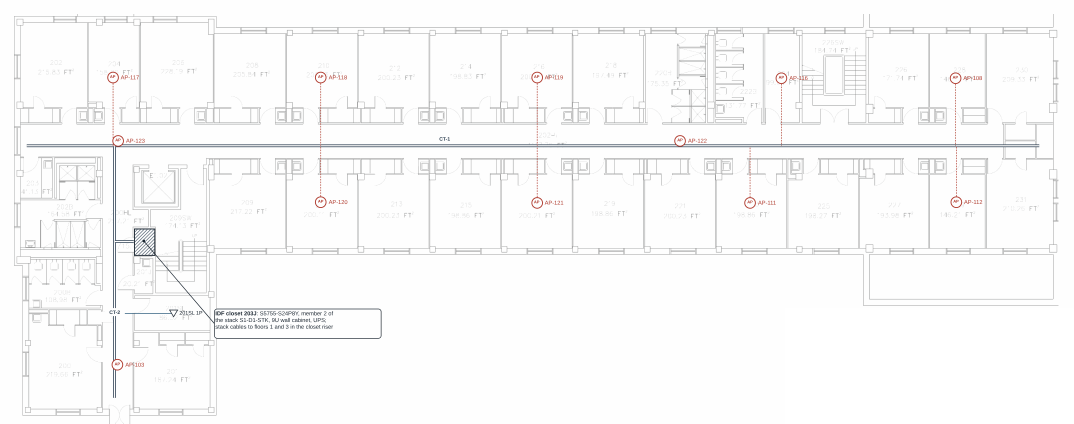
#> input picture plans/D1-201_plan_layer.png, 3220 x 1270 px (shown at 1/3 size)
$ python fig13_lld_dormitory.py
#> lines starting #> are read from the running program, lines starting #| are printed output that depends on the picture
### lldsheet.py
"""Drawing sheets (LLD) on A4 landscape: plan layer, legend, notes, tables, revisions, title block.

A sheet is 266 x 168 mm, the printable width and height of an A4 landscape page of the document,
so text keeps its point size in print: 5.5-7 pt text, 0.5-1.5 pt lines.
"""
import textwrap
from pathlib import Path

import cv2
import numpy as np
from matplotlib.patches import Circle, Ellipse, Polygon, Rectangle
from PIL import Image

from hwdraw import Diagram, GREY, INK

PLANS = Path(__file__).parent / "plans"

W, H = 266, 168
NAVY = "#1F3864"
RED = "#C00000"
PURPLE = "#7030A0"
BLUE = "#2E75B6"
ODF_FILL = "#FBE5D6"
RU_FILL = "#F2F6FB"


def plan_layer(name, k=3, gamma=1.35, white=()):
    """Plan layer of an earlier sheet issue, with every line made k px wider and the greys darker,
    so plan, trays and labels stay visible when the sheet is printed on A4."""
#> called with name = 'D1-201_plan_layer.png', k = 3, gamma = 1.35, white = ()
    a = np.array(Image.open(PLANS / name).convert("RGB"))
#> a is the input picture: shape (1270, 3220, 3); mean R, G, B 249.4, 249.2, 249.3
    for x0, y0, x1, y1 in white:
        a[y0:y1, x0:x1] = 255
    a = cv2.erode(a, np.ones((k, k), np.uint8))
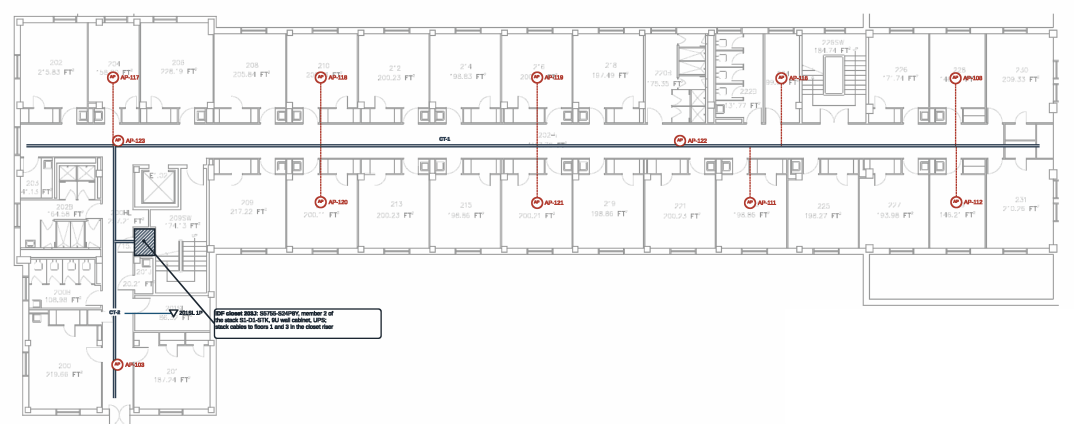
#> a: shape (1270, 3220, 3) (shown at 1/3 size); mean R, G, B 244, 243.7, 243.8
    a = (255 * (a / 255.0) ** gamma).astype(np.uint8)
    return a


class Sheet(Diagram):
    def __init__(self, name):
        super().__init__(W, H, name)
        self.ax.add_patch(Rectangle((0.6, 0.6), W - 1.2, H - 1.2, fc="none", ec=INK, lw=1.0, zorder=0.5))

    # ------------------------------------------------------------ raster
    def image(self, arr, x, y, w):
#> called with x = 2, y = 2, w = 262
        h = w * arr.shape[0] / arr.shape[1]
#> h = 103.3
        self.ax.imshow(arr, extent=(x, x + w, y + h, y), zorder=0.8, interpolation="lanczos")
        return h

    # ------------------------------------------------------------ text helpers
    @staticmethod
    def wrap(s, w, size):
        n = max(10, int(w / (0.172 * size)))
        return textwrap.wrap(s, n)

    def heading(self, x, y, s, size=6.4):
        self.text(x, y, s, size=size, weight="bold", bg=False, va="center")

    # [6 lines left out: function para, not called in this run]

    def panel(self, x, y, w, h, title=None, size=6.4):
        self.ax.add_patch(Rectangle((x, y), w, h, fc="white", ec=INK, lw=0.6, zorder=1))
        if title:
            self.heading(x + 1.5, y + 2.6, title, size)
        return y + (5.2 if title else 1.5)

    def notes(self, x, y, w, h, items, size=5.8):
        yy = self.panel(x, y, w, h, "Notes")
        step = size * 0.3528 * 1.32
        for i, s in enumerate(items, 1):
            lines = self.wrap(s, w - 7, size)
            self.text(x + 1.5, yy, f"{i}.", size=size, bg=False, va="top")
            for j, l in enumerate(lines):
                self.text(x + 5, yy + j * step, l, size=size, bg=False, va="top")
            yy += len(lines) * step + 0.6
        return yy

    def table(self, x, y, cols, rows, size=5.6, rh=3.4, header=True, colors=None, align=None):
        """cols: widths in mm; rows: lists of cell texts (a cell may hold '\\n'); first row is the header."""
        yy = y
        for r, row in enumerate(rows):
            n = max(len(str(c).split("\n")) for c in row)
            h = rh + (n - 1) * size * 0.3528 * 1.2
            xx = x
            for c, (cw, cell) in enumerate(zip(cols, row)):
                fc = "#E8EDF4" if (header and r == 0) else "white"
                self.ax.add_patch(Rectangle((xx, yy), cw, h, fc=fc, ec=INK, lw=0.5, zorder=1))
                lines = str(cell).split("\n")
                for k, l in enumerate(lines):
                    ha = (align[c] if align else "left")
                    tx = xx + (cw / 2 if ha == "center" else 1.0)
                    ty = yy + h / 2 + (k - (len(lines) - 1) / 2) * size * 0.3528 * 1.2
                    self.text(tx, ty, l, size=size, bg=False, va="center", ha=ha,
                              weight="bold" if (header and r == 0) else "normal",
                              color=(colors[c] if colors and not (header and r == 0) else INK))
                xx += cw
            yy += h
        return yy

    def revisions(self, x, y, w, rows, size=5.6):
        self.heading(x, y + 1.6, "Revisions", size + 0.6)
        return self.table(x, y + 3.6, [9, 17, w - 26], [["Rev.", "Date", "Description"]] + rows, size=size,
                          align=["center", "center", "left"])

    def title_block(self, x, y, w, fields, size=5.8, lw=20, tsize=6.8, rh=3.6):
        yy = y
        for k, v in fields:
            big = k == "Title"
            lines = self.wrap(v, w - lw - 2, tsize) if big else [v]
            lstep = tsize * 0.3528 * 1.2
            h = rh + (len(lines) - 1) * lstep if big else rh
            self.ax.add_patch(Rectangle((x, yy), lw, h, fc="#F2F2F2", ec=INK, lw=0.5, zorder=1))
            self.ax.add_patch(Rectangle((x + lw, yy), w - lw, h, fc="white", ec=INK, lw=0.5, zorder=1))
            self.text(x + 1, yy + h / 2, k, size=size - 0.4, color=GREY, bg=False, va="center")
            for j, l in enumerate(lines):
                self.text(x + lw + 1, yy + h / 2 + (j - (len(lines) - 1) / 2) * lstep, l,
                          size=tsize if big else size, weight="bold" if big else "normal", bg=False, va="center")
            yy += h
        return yy

    def scalebar(self, x, y, mm_per_m, meters, ticks, size=5.6):
        L = mm_per_m * meters
        half = mm_per_m * ticks[len(ticks) // 2]
        self.ax.add_patch(Rectangle((x, y), half, 1.2, fc=INK, ec=INK, lw=0.5, zorder=2))
        self.ax.add_patch(Rectangle((x + half, y), L - half, 1.2, fc="white", ec=INK, lw=0.5, zorder=2))
        for t in ticks:
            self.text(x + t * mm_per_m, y + 3.2, str(t), size=size, ha="center", bg=False, va="center")
        self.text(x + L + 1.5, y + 0.6, "m", size=size, bg=False, va="center")

    # ------------------------------------------------------------ legend symbols
    def sym(self, kind, x, y):
        ax = self.ax
        if kind == "tray":
            for dy in (-0.45, 0.45):
                ax.plot([x, x + 9], [y + dy, y + dy], color=NAVY, lw=1.1, zorder=2)
        elif kind == "drop":
            ax.plot([x, x + 9], [y, y], color=NAVY, lw=0.7, zorder=2)
        elif kind == "apdrop":
            ax.plot([x, x + 9], [y, y], color=RED, lw=0.9, ls=(0, (1.2, 1.2)), zorder=2)
        elif kind == "outlet":
            ax.add_patch(Polygon([(x + 3, y - 1.3), (x + 6, y - 1.3), (x + 4.5, y + 1.3)], closed=True,
                                 fc="white", ec=INK, lw=0.8, zorder=2))
        elif kind in ("ap", "ap_purple", "ap_dashed"):
            col = PURPLE if kind == "ap_purple" else RED
            ax.add_patch(Circle((x + 4.5, y), 1.6, fc="white", ec=col, lw=0.9, zorder=2,
                                ls=(0, (1.5, 1)) if kind == "ap_dashed" else "-"))
            self.text(x + 4.5, y, "AP", size=4.2, color=col, ha="center", va="center", bg=False, z=3)
        elif kind == "idf":
            ax.add_patch(Rectangle((x + 2.5, y - 1.6), 4, 3.2, fc="white", ec=INK, lw=0.8, hatch="/////", zorder=2))
        elif kind == "routeA":
            ax.plot([x, x + 9], [y, y], color=NAVY, lw=1.6, zorder=2)
        elif kind == "routeB":
            ax.plot([x, x + 9], [y, y], color=RED, lw=1.6, ls=(0, (3, 1.5)), zorder=2)
        elif kind == "uplink":
            ax.plot([x, x + 9], [y, y], color=INK, lw=0.8, zorder=2)
        elif kind == "odf":
            ax.add_patch(Rectangle((x + 1, y - 1.5), 7, 3, fc=ODF_FILL, ec=NAVY, lw=0.8, zorder=2))
            self.text(x + 4.5, y, "ODF", size=4.4, ha="center", va="center", bg=False, weight="bold", z=3)
        elif kind == "ru":
            ax.add_patch(Rectangle((x + 1.5, y - 1.5), 6, 3, fc="white", ec=NAVY, lw=0.9, zorder=2))
            self.text(x + 4.5, y, "07", size=4.6, ha="center", va="center", bg=False, weight="bold", color=NAVY, z=3)
        elif kind == "riser":
            ax.add_patch(Rectangle((x + 2.8, y - 1.7), 3.4, 3.4, fc="white", ec=INK, lw=0.8, zorder=2))
            ax.plot([x + 2.8, x + 6.2], [y - 1.7, y + 1.7], color=INK, lw=0.7, zorder=3)
            ax.plot([x + 2.8, x + 6.2], [y + 1.7, y - 1.7], color=INK, lw=0.7, zorder=3)
        elif kind == "room":
            ax.add_patch(Ellipse((x + 4.5, y), 6, 3, fc="white", ec=INK, lw=0.8, zorder=2))
            self.text(x + 4.5, y, "12", size=4.6, ha="center", va="center", bg=False, z=3)

    def legend_panel(self, x, y, w, h, entries, size=5.8, step=4.3):
        yy = self.panel(x, y, w, h, "Legend") + 1.6
        for kind, label in entries:
            self.sym(kind, x + 1.5, yy)
            self.text(x + 13, yy, label, size=size, bg=False, va="center")
            yy += step
        return yy

### hwdraw.py
from pathlib import Path
import matplotlib
matplotlib.use("Agg")
import matplotlib.pyplot as plt
from matplotlib.lines import Line2D
from matplotlib.patches import FancyBboxPatch, Rectangle
from PIL import Image

HERE = Path(__file__).parent
ICONS = HERE / "icons"
OUT = HERE / "out"

FONT = "Liberation Sans"
plt.rcParams["font.family"] = FONT
plt.rcParams["svg.fonttype"] = "none"      # text stays text in the SVG

# ---------------------------------------------------------------- colours
INK = "#1A1A1A"        # device names
GREY = "#595959"       # models, notes
LIGHT = "#8C8C8C"
BLUE = "#0262A9"       # Huawei icon blue

ZONES = {   # fill, edge, line style
    "site":     ("#F5F8FC", "#9DB3CC", "-"),
    "dc":       ("#FCF7F1", "#D2A46E", "-"),
    "internet": ("#F8F5FB", "#A58BC2", "-"),
    "room":     ("#FFFFFF", "#A6A6A6", "-"),
    "floor":    ("#FAFAFA", "#C8C8C8", "-"),
    "group":    ("none",    "#B4B4B4", (0, (3, 2))),
    "shelter":  ("#F3F7F2", "#9DB89A", "-"),
    "vrf":      ("#FFFFFF", "#9DB3CC", "-"),
}

LINKS = {   # colour, width (pt), dash
    "isp":     ("#C55A11", 1.0, "-"),
    "ipsec":   ("#C55A11", 0.8, (0, (5, 2.5))),
    "fiberA":  ("#2E7D32", 1.5, "-"),
    "fiberB":  ("#2E7D32", 1.5, (0, (7, 2, 1.5, 2))),
    "uplink":  ("#404040", 0.8, "-"),
    "mlag":    ("#1F3864", 2.4, "-"),
    "pe":      ("#2E75B6", 1.0, "-"),
    "fw":      ("#C00000", 1.0, "-"),
    "server":  ("#9A9A9A", 0.6, "-"),
    "inet":    ("#7030A0", 1.2, "-"),
    "g5":      ("#7030A0", 0.9, (0, (1.5, 1.5))),
    "copper":  ("#404040", 0.6, "-"),
    "riserA":  ("#2E75B6", 1.2, "-"),
    "riserB":  ("#C00000", 1.2, (0, (5, 2.5))),
    "drop":    ("#7F7F7F", 0.5, "-"),
    "vrf":     ("#2E75B6", 0.7, "-"),
    "ibgp":    ("#7030A0", 0.7, (0, (3, 2))),
}

LEGEND_TEXT = {
    "isp": "ISP line", "ipsec": "IPsec tunnel (GRE + MPLS L3VPN inside)",
    "fiberA": "Fibre L4, circuit A (100GE)", "fiberB": "Fibre L4, circuit B (100GE)",
    "uplink": "Building / edge uplink", "mlag": "M-LAG peer-link / HRP / iStack",
    "pe": "PE, hub ↔ border leaf", "fw": "Firewall ↔ border leaf",
    "server": "Server link (2 × 25GE)", "inet": "Internet side (100GE)",
    "g5": "5G last resort", "copper": "Cat 6A copper",
    "double": "double line to a dashed frame = one link to each device of the pair",
}

_cache = {}


# [7 lines left out: function _icon, not called in this run]


class Diagram:
    def __init__(self, w, h, name):
        self.w, self.h, self.name = w, h, name
        self.fig = plt.figure(figsize=(w / 25.4, h / 25.4))
        self.ax = self.fig.add_axes([0, 0, 1, 1])
        self.ax.set_xlim(0, w)
        self.ax.set_ylim(h, 0)
        self.ax.axis("off")
        self.n = {}

    # ------------------------------------------------------------ text
    def text(self, x, y, s, size=6, color=INK, weight="normal", ha="left",
             va="center", bg=True, z=6, style="normal"):
        kw = dict(boxstyle="square,pad=0.15", fc="white", ec="none") if bg else None
        return self.ax.text(x, y, s, fontsize=size, color=color, fontweight=weight,
                            ha=ha, va=va, zorder=z, bbox=kw, fontstyle=style,
                            linespacing=1.15)

    def note(self, x, y, s, size=5.3, color=GREY, ha="left", va="top", bg=False):
        return self.text(x, y, s, size=size, color=color, ha=ha, va=va, bg=bg)

    # ------------------------------------------------------------ zones
    # [23 lines left out: functions zone, rail, not called in this run]

    def dot(self, x, y, color=INK, r=0.55):
        from matplotlib.patches import Circle
        self.ax.add_patch(Circle((x, y), r, fc=color, ec="none", zorder=5))

    def box(self, x, y, w, h, fc="white", ec="#A6A6A6", lw=0.6, z=1, ls="-"):
        self.ax.add_patch(Rectangle((x, y), w, h, fc=fc, ec=ec, lw=lw, ls=ls, zorder=z))

    def hline(self, x1, x2, y, color="#C8C8C8", lw=0.5, ls=(0, (3, 2))):
        self.ax.plot([x1, x2], [y, y], color=color, lw=lw, ls=ls, zorder=0.5)

    # ------------------------------------------------------------ devices
    # [156 lines left out: functions node, cloud, p, line, group, link and 2 more, not called in this run]

    # ------------------------------------------------------------ output
    def save(self):
        OUT.mkdir(exist_ok=True)
        png = OUT / f"{self.name}.png"
        self.fig.savefig(png, dpi=300, facecolor="white")
        self.fig.savefig(OUT / f"{self.name}.svg", facecolor="white")
        plt.close(self.fig)
        print("saved", png.relative_to(HERE))

### fig13_lld_dormitory.py
"""Fig. 13 Sheet SYN-LLD-D1-201: dormitory S1-D1 (AND), floor 2, floor switch, tray and drops to the APs.

Plan layer: plans/D1-201_plan_layer.png (rev. A of the sheet: AND plan, floor 2, with the team's IDF closet,
trays CT-1, CT-2, drops and APs from WLAN Planner; the feet scale of the source plan removed), drawn with wider
lines for A4. Port schedule as Appendix A.8 (S1-D1-STK member 2).
"""
from lldsheet import W, Sheet, plan_layer

s = Sheet("fig13_lld_dormitory")
plan = plan_layer("D1-201_plan_layer.png")
ph = s.image(plan, 2, 2, W - 4)
#> ph = 103.3
MM_PER_PX = (W - 4) / plan.shape[1]
#> MM_PER_PX = 0.0814

# notes and legend in the free area of the plan, right of the IDF callout and below the east wing
s.notes(99, 70, 103, 34, [
    "Background: AND plan, floor 2 (task file); areas on the plan in ft².",
    "One AP 5773-21 on the ceiling of the middle room of every three, plus room 224 and two corridor APs "
    "(team's WLAN Planner design).",
    "Cat 6A U/FTP from the floor switch to every AP and the printer outlet, ≤ 90 m; longest run to AP-108 = 62 m.",
    "CT-1, CT-2: 100 × 60 mm wire-mesh trays above the corridor ceiling; room drops in conduit through the corridor "
    "wall.",
    "The other floors repeat this layout with their own stack member (APs per level 8, 8, 12, 10, 2).",
    "Closet 203J and the routes are confirmed at the site survey.",
], size=5.4)
s.legend_panel(205, 79, 58, 25, [("tray", "cable tray (CT-n)"),
                                  ("apdrop", "Cat 6A drop to an AP (PoE+)"),
                                  ("outlet", "telecom outlet (P = printer)"),
                                  ("ap", "AP 5773-21"),
                                  ("idf", "IDF closet with the floor switch")], size=5.4, step=3.6)

Y = 2 + ph + 2.5
#> Y = 107.8
s.heading(3, Y + 1, "Port schedule · S1-D1-STK member 2 (floor 2), CloudEngine S5755-S24P8Y", 6.0)
VL = "pvid 21 MGMT; 212 STUDENT, 512 GUEST"
rows = [["Port", "To", "Where", "Device", "Mode", "VLANs (VRF)"]]
aps = [("AP-117", "room 204"), ("AP-118", "room 210"), ("AP-119", "room 216"), ("AP-116", "room 224"),
       ("AP-108", "room 228"), ("AP-120", "room 211"), ("AP-121", "room 217"), ("AP-111", "room 223"),
       ("AP-112", "room 229"), ("AP-103", "hall 200HL"), ("AP-123", "corridor at the hall junction"),
       ("AP-122", "corridor by washrooms 220B, 222B")]
for i, (ap, where) in enumerate(aps, 1):
    rows.append([f"GE2/0/{i}", ap, where, "AP 5773-21", "trunk, PoE+", VL])
rows += [["GE2/0/13", "201SL", "study room", "printer", "access, MAB", "612 PRINT"],
         ["GE2/0/14–24", "—", "—", "spare", "shut down", "—"],
         ["25GE2/0/1–2", "—", "closet riser", "stack cables", "iStack ring", "to members 1 and 3"]]
s.table(3, Y + 3, [17, 12, 38, 17, 17, 50], rows, size=5.1, rh=3.15)

X = 158
RW = W - X - 3
s.revisions(X, Y - 0.5, RW, [["A", "22.10.2026", "first issue (LLD floor of task V3)"],
                             ["B", "24.10.2026", "A4 sheet; feet scale of the source plan removed"]], size=5.0)
s.title_block(X, Y + 14.5, RW, [("Project", "SYNergy campus network · Huawei STC 2026"),
                                 ("Title", "Dormitory S1-D1 (AND), floor 2: floor switch, tray, drops to the APs"),
                                 ("Drawing no.", "SYN-LLD-D1-201"), ("Scale", "see scale bar"),
                                 ("Date / rev.", "24.10.2026 · rev. B"), ("Drawn / checked", "Team SYNergy / —"),
                                 ("Sheet", "1 of 1 (dormitory)")], size=5.3, lw=17, tsize=6.2, rh=3.3)
s.scalebar(X + 2, 159, 54.7 * MM_PER_PX, 10, [0, 5, 10])
s.save()
#> in save, `self.fig.savefig(png, dpi=300, facecolor="white")`:
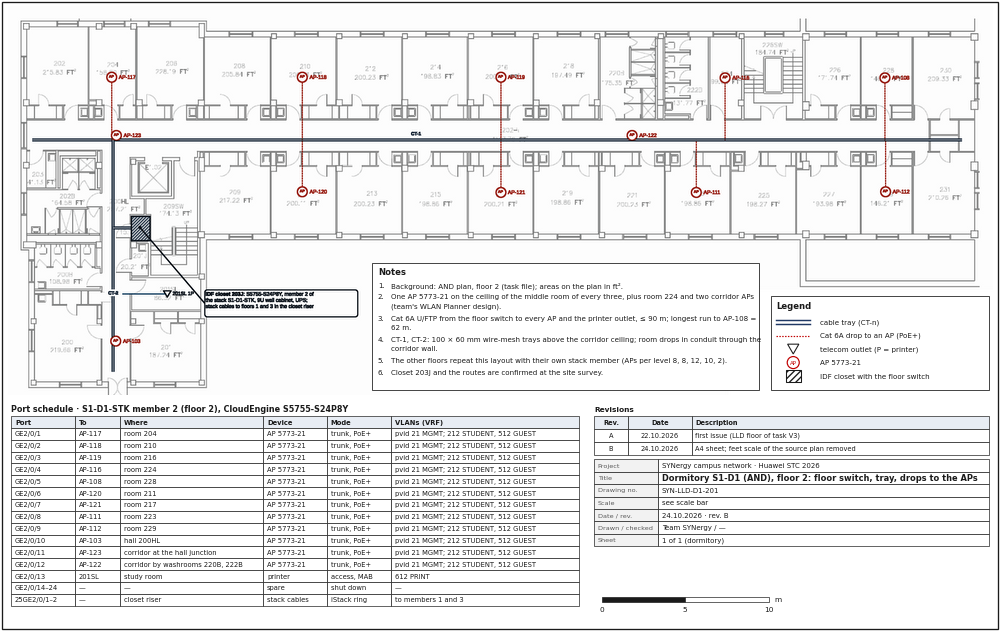
#> figure drawn by matplotlib, 1 panel
